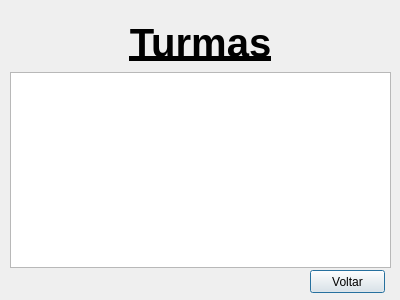
<?xml version="1.0" encoding="UTF-8"?>
<ui version="4.0">
 <class>Turmas_Professor</class>
 <widget class="QDialog" name="Turmas_Professor">
  <property name="geometry">
   <rect>
    <x>0</x>
    <y>0</y>
    <width>400</width>
    <height>300</height>
   </rect>
  </property>
  <property name="windowTitle">
   <string>Dialog</string>
  </property>
  <widget class="QPushButton" name="btn_voltaprofessor">
   <property name="geometry">
    <rect>
     <x>310</x>
     <y>270</y>
     <width>75</width>
     <height>23</height>
    </rect>
   </property>
   <property name="text">
    <string>Voltar</string>
   </property>
  </widget>
  <widget class="QWidget" name="">
   <property name="geometry">
    <rect>
     <x>10</x>
     <y>20</y>
     <width>381</width>
     <height>248</height>
    </rect>
   </property>
   <layout class="QVBoxLayout" name="verticalLayout">
    <item>
     <widget class="QLabel" name="turmas_professor">
      <property name="font">
       <font>
        <pointsize>30</pointsize>
        <weight>75</weight>
        <bold>true</bold>
        <underline>true</underline>
       </font>
      </property>
      <property name="lineWidth">
       <number>1</number>
      </property>
      <property name="text">
       <string>Turmas</string>
      </property>
      <property name="textFormat">
       <enum>Qt::PlainText</enum>
      </property>
      <property name="alignment">
       <set>Qt::AlignCenter</set>
      </property>
      <property name="wordWrap">
       <bool>true</bool>
      </property>
      <property name="indent">
       <number>5</number>
      </property>
     </widget>
    </item>
    <item>
     <widget class="QTableView" name="TV_Turmas_Professor"/>
    </item>
   </layout>
  </widget>
 </widget>
 <resources/>
 <connections/>
</ui>
